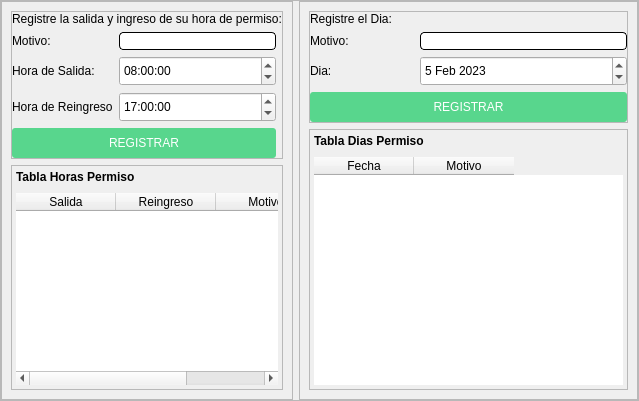
               <widget class="QWidget" name="PermisosView">
                <layout class="QVBoxLayout" name="verticalLayout_8">
                 <property name="leftMargin">
                  <number>0</number>
                 </property>
                 <property name="topMargin">
                  <number>0</number>
                 </property>
                 <property name="rightMargin">
                  <number>0</number>
                 </property>
                 <property name="bottomMargin">
                  <number>0</number>
                 </property>
                 <item>
                  <widget class="QFrame" name="frame_15">
                   <property name="frameShape">
                    <enum>QFrame::StyledPanel</enum>
                   </property>
                   <property name="frameShadow">
                    <enum>QFrame::Raised</enum>
                   </property>
                   <layout class="QHBoxLayout" name="horizontalLayout_11">
                    <property name="leftMargin">
                     <number>0</number>
                    </property>
                    <property name="topMargin">
                     <number>0</number>
                    </property>
                    <property name="rightMargin">
                     <number>0</number>
                    </property>
                    <property name="bottomMargin">
                     <number>0</number>
                    </property>
                    <item>
                     <widget class="QFrame" name="frame_16">
                      <property name="styleSheet">
                       <string notr="true"/>
                      </property>
                      <property name="frameShape">
                       <enum>QFrame::StyledPanel</enum>
                      </property>
                      <property name="frameShadow">
                       <enum>QFrame::Raised</enum>
                      </property>
                      <layout class="QVBoxLayout" name="verticalLayout_10">
                       <item>
                        <widget class="QFrame" name="frame_18">
                         <property name="styleSheet">
                          <string notr="true">
</string>
                         </property>
                         <property name="frameShape">
                          <enum>QFrame::StyledPanel</enum>
                         </property>
                         <property name="frameShadow">
                          <enum>QFrame::Raised</enum>
                         </property>
                         <layout class="QVBoxLayout" name="verticalLayout_11">
                          <property name="leftMargin">
                           <number>0</number>
                          </property>
                          <property name="topMargin">
                           <number>0</number>
                          </property>
                          <property name="rightMargin">
                           <number>0</number>
                          </property>
                          <property name="bottomMargin">
                           <number>0</number>
                          </property>
                          <item>
                           <layout class="QGridLayout" name="gridLayout_5">
                            <item row="3" column="0">
                             <widget class="QLabel" name="label_17">
                              <property name="text">
                               <string>Hora de Salida:</string>
                              </property>
                             </widget>
                            </item>
                            <item row="4" column="1">
                             <widget class="QTimeEdit" name="timeReingreso">
                              <property name="minimumSize">
                               <size>
                                <width>0</width>
                                <height>30</height>
                               </size>
                              </property>
                              <property name="maximumSize">
                               <size>
                                <width>16777215</width>
                                <height>60</height>
                               </size>
                              </property>
                              <property name="time">
                               <time>
                                <hour>17</hour>
                                <minute>0</minute>
                                <second>0</second>
                               </time>
                              </property>
                             </widget>
                            </item>
                            <item row="1" column="0">
                             <widget class="QLabel" name="label_16">
                              <property name="text">
                               <string>Motivo:</string>
                              </property>
                             </widget>
                            </item>
                            <item row="1" column="1">
                             <widget class="QLineEdit" name="motivoHora">
                              <property name="styleSheet">
                               <string notr="true">background-color: rgb(255, 255, 255);
border:1px solid;
border-radius:4px;</string>
                              </property>
                             </widget>
                            </item>
                            <item row="0" column="0" colspan="3">
                             <widget class="QLabel" name="label_15">
                              <property name="text">
                               <string>Registre la salida y ingreso de su hora de permiso:</string>
                              </property>
                             </widget>
                            </item>
                            <item row="3" column="1">
                             <widget class="QTimeEdit" name="timeSalida">
                              <property name="minimumSize">
                               <size>
                                <width>0</width>
                                <height>30</height>
                               </size>
                              </property>
                              <property name="date">
                               <date>
                                <year>2023</year>
                                <month>1</month>
                                <day>1</day>
                               </date>
                              </property>
                              <property name="timeSpec">
                               <enum>Qt::UTC</enum>
                              </property>
                              <property name="time">
                               <time>
                                <hour>8</hour>
                                <minute>0</minute>
                                <second>0</second>
                               </time>
                              </property>
                             </widget>
                            </item>
                            <item row="4" column="0">
                             <widget class="QLabel" name="label_18">
                              <property name="text">
                               <string>Hora de Reingreso</string>
                              </property>
                             </widget>
                            </item>
                            <item row="5" column="0" colspan="2">
                             <widget class="QPushButton" name="btnHorasPermiso">
                              <property name="minimumSize">
                               <size>
                                <width>0</width>
                                <height>30</height>
                               </size>
                              </property>
                              <property name="styleSheet">
                               <string notr="true">QPushButton{
background-color: rgb(88, 214, 141 );
border-radius:3px;
color:white
}


QPushButton:hover{
border-radius:0px;
background-color: rgb(130, 224, 170);
border-radius:3px;
color:white
}

QPushButton:pressed{
	border-radius:0px;
background-color: rgb(88, 214, 141 );
border-radius:3px;
color:white
}

</string>
                              </property>
                              <property name="text">
                               <string>REGISTRAR</string>
                              </property>
                             </widget>
                            </item>
                           </layout>
                          </item>
                         </layout>
                        </widget>
                       </item>
                       <item>
                        <widget class="QFrame" name="frame_19">
                         <property name="styleSheet">
                          <string notr="true">
</string>
                         </property>
                         <property name="frameShape">
                          <enum>QFrame::StyledPanel</enum>
                         </property>
                         <property name="frameShadow">
                          <enum>QFrame::Raised</enum>
                         </property>
                         <layout class="QVBoxLayout" name="verticalLayout_12">
                          <property name="spacing">
                           <number>9</number>
                          </property>
                          <property name="leftMargin">
                           <number>4</number>
                          </property>
                          <property name="topMargin">
                           <number>4</number>
                          </property>
                          <property name="rightMargin">
                           <number>4</number>
                          </property>
                          <property name="bottomMargin">
                           <number>4</number>
                          </property>
                          <item>
                           <widget class="QLabel" name="label_8">
                            <property name="font">
                             <font>
                              <bold>true</bold>
                             </font>
                            </property>
                            <property name="text">
                             <string>Tabla Horas Permiso</string>
                            </property>
                           </widget>
                          </item>
                          <item>
                           <widget class="QTableWidget" name="tablaHoras">
                            <property name="frameShape">
                             <enum>QFrame::NoFrame</enum>
                            </property>
                            <property name="lineWidth">
                             <number>0</number>
                            </property>
                            <column>
                             <property name="text">
                              <string>Salida</string>
                             </property>
                            </column>
                            <column>
                             <property name="text">
                              <string>Reingreso</string>
                             </property>
                            </column>
                            <column>
                             <property name="text">
                              <string>Motivo</string>
                             </property>
                            </column>
                           </widget>
                          </item>
                         </layout>
                        </widget>
                       </item>
                      </layout>
                     </widget>
                    </item>
                    <item>
                     <widget class="QFrame" name="frame_17">
                      <property name="minimumSize">
                       <size>
                        <width>339</width>
                        <height>377</height>
                       </size>
                      </property>
                      <property name="styleSheet">
                       <string notr="true">
</string>
                      </property>
                      <property name="frameShape">
                       <enum>QFrame::StyledPanel</enum>
                      </property>
                      <property name="frameShadow">
                       <enum>QFrame::Raised</enum>
                      </property>
                      <layout class="QVBoxLayout" name="verticalLayout_9">
                       <item>
                        <widget class="QFrame" name="frame_20">
                         <property name="styleSheet">
                          <string notr="true">
</string>
                         </property>
                         <property name="frameShape">
                          <enum>QFrame::StyledPanel</enum>
                         </property>
                         <property name="frameShadow">
                          <enum>QFrame::Raised</enum>
                         </property>
                         <layout class="QVBoxLayout" name="verticalLayout_13">
                          <property name="leftMargin">
                           <number>0</number>
                          </property>
                          <property name="topMargin">
                           <number>0</number>
                          </property>
                          <property name="rightMargin">
                           <number>0</number>
                          </property>
                          <property name="bottomMargin">
                           <number>0</number>
                          </property>
                          <item>
                           <layout class="QGridLayout" name="gridLayout_7">
                            <item row="2" column="0">
                             <widget class="QLabel" name="label_20">
                              <property name="text">
                               <string>Dia:</string>
                              </property>
                             </widget>
                            </item>
                            <item row="0" column="0" colspan="3">
                             <widget class="QLabel" name="label_10">
                              <property name="maximumSize">
                               <size>
                                <width>16777215</width>
                                <height>172</height>
                               </size>
                              </property>
                              <property name="text">
                               <string>Registre el Dia:</string>
                              </property>
                             </widget>
                            </item>
                            <item row="2" column="1" colspan="2">
                             <widget class="QDateEdit" name="timeDia">
                              <property name="minimumSize">
                               <size>
                                <width>0</width>
                                <height>30</height>
                               </size>
                              </property>
                              <property name="dateTime">
                               <datetime>
                                <hour>0</hour>
                                <minute>0</minute>
                                <second>0</second>
                                <year>2023</year>
                                <month>2</month>
                                <day>5</day>
                               </datetime>
                              </property>
                             </widget>
                            </item>
                            <item row="1" column="1" colspan="2">
                             <widget class="QLineEdit" name="motivoDia">
                              <property name="styleSheet">
                               <string notr="true">background-color: rgb(255, 255, 255);
border:1px solid;
border-radius:4px;</string>
                              </property>
                             </widget>
                            </item>
                            <item row="1" column="0">
                             <widget class="QLabel" name="label_19">
                              <property name="text">
                               <string>Motivo:</string>
                              </property>
                             </widget>
                            </item>
                            <item row="3" column="0" colspan="3">
                             <widget class="QPushButton" name="btnDia">
                              <property name="minimumSize">
                               <size>
                                <width>0</width>
                                <height>30</height>
                               </size>
                              </property>
                              <property name="styleSheet">
                               <string notr="true">QPushButton{
background-color: rgb(88, 214, 141 );
border-radius:3px;
color:white
}


QPushButton:hover{
border-radius:0px;
background-color: rgb(130, 224, 170);
border-radius:3px;
color:white
}

QPushButton:pressed{
	border-radius:0px;
background-color: rgb(88, 214, 141 );
border-radius:3px;
color:white
}

</string>
                              </property>
                              <property name="text">
                               <string>REGISTRAR</string>
                              </property>
                             </widget>
                            </item>
                           </layout>
                          </item>
                         </layout>
                        </widget>
                       </item>
                       <item>
                        <widget class="QFrame" name="frame_21">
                         <property name="styleSheet">
                          <string notr="true"/>
                         </property>
                         <property name="frameShape">
                          <enum>QFrame::StyledPanel</enum>
                         </property>
                         <property name="frameShadow">
                          <enum>QFrame::Raised</enum>
                         </property>
                         <layout class="QVBoxLayout" name="verticalLayout_14">
                          <property name="spacing">
                           <number>9</number>
                          </property>
                          <property name="leftMargin">
                           <number>4</number>
                          </property>
                          <property name="topMargin">
                           <number>4</number>
                          </property>
                          <property name="rightMargin">
                           <number>4</number>
                          </property>
                          <property name="bottomMargin">
                           <number>4</number>
                          </property>
                          <item>
                           <widget class="QLabel" name="label_9">
                            <property name="font">
                             <font>
                              <bold>true</bold>
                             </font>
                            </property>
                            <property name="text">
                             <string>Tabla Dias Permiso</string>
                            </property>
                           </widget>
                          </item>
                          <item>
                           <widget class="QTableWidget" name="tablaDias">
                            <property name="frameShape">
                             <enum>QFrame::NoFrame</enum>
                            </property>
                            <column>
                             <property name="text">
                              <string>Fecha</string>
                             </property>
                            </column>
                            <column>
                             <property name="text">
                              <string>Motivo</string>
                             </property>
                            </column>
                           </widget>
                          </item>
                         </layout>
                        </widget>
                       </item>
                      </layout>
                     </widget>
                    </item>
                   </layout>
                  </widget>
                 </item>
                </layout>
               </widget>
